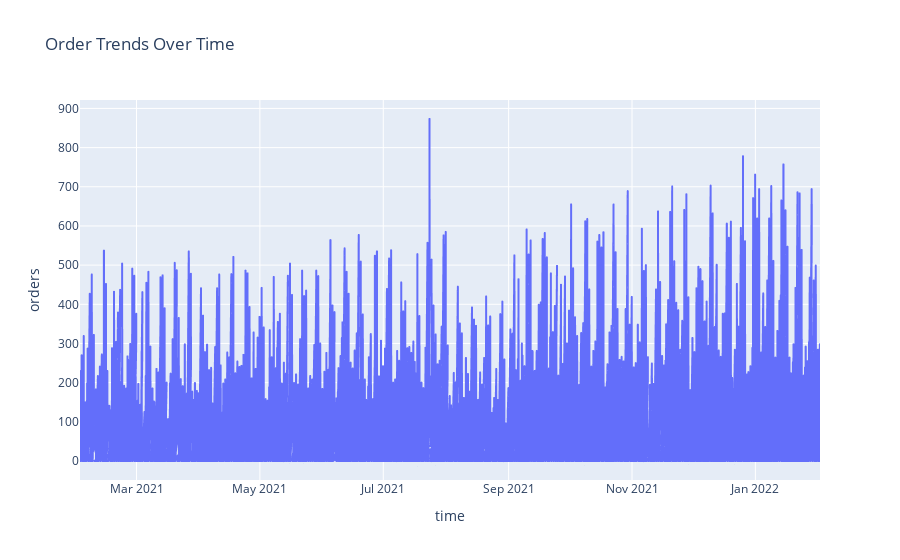

Notebook source saved alongside this figure:
### Code cell
eda_train = eda_train.sort_values(by='time')
fig = px.line(eda_train, x='time', y='orders', title='Order Trends Over Time')
fig.show()

### Figure 1 — Plotly figure (JSON) as saved in the notebook; plotly's stock layout.template omitted (floating-point values rounded to 4 significant figures; data arrays with more than 128 entries replaced by an {"elided": "..."} marker saying what was removed)
{"data": [{"hovertemplate": "time=%{x}<br>orders=%{y}<extra></extra>", "legendgroup": "", "line": {"color": "#636efa", "dash": "solid"}, "marker": {"symbol": "circle"}, "mode": "lines", "name": "", "showlegend": false, "type": "scattergl", "x": {"elided": "6574 str values"}, "xaxis": "x", "y": {"elided": "6574 int values"}, "yaxis": "y"}], "layout": {"legend": {"tracegroupgap": 0}, "title": {"text": "Order Trends Over Time"}, "xaxis": {"anchor": "y", "domain": [0, 1], "title": {"text": "time"}}, "yaxis": {"anchor": "x", "domain": [0, 1], "title": {"text": "orders"}}}}
